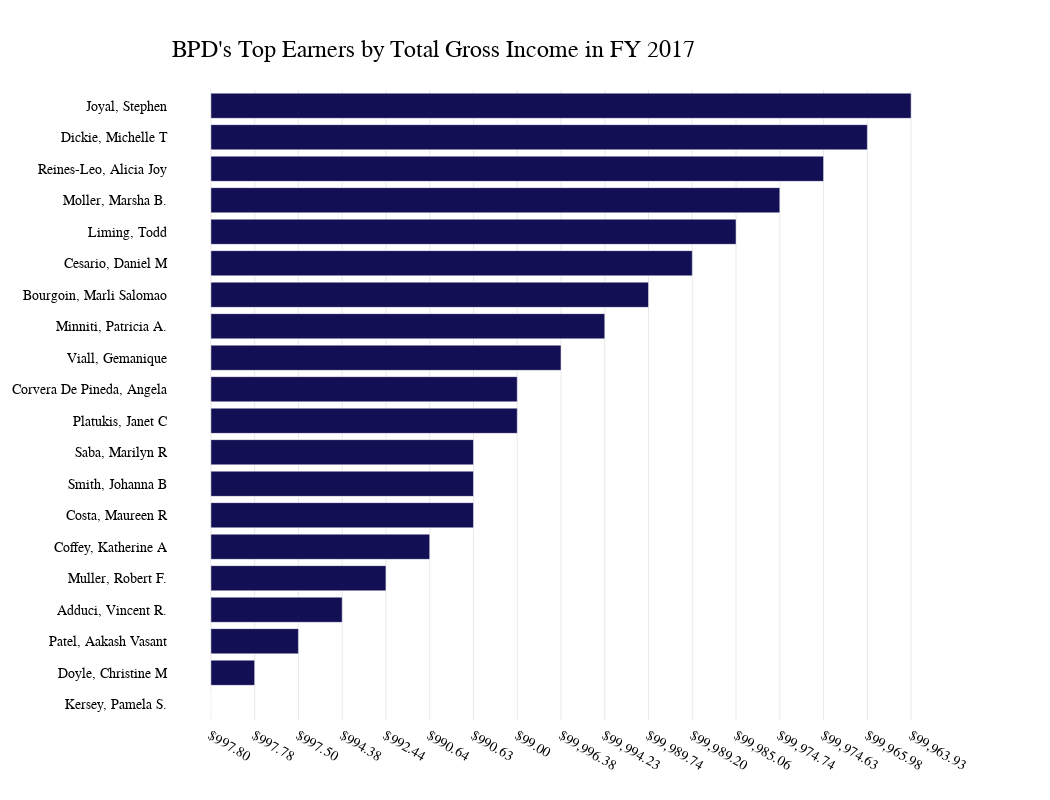

Notebook code for this chart:
### Code cell
# did the above thing but useing plotly

# did the same thing as top18_20 in plotly


fig = px.bar(top17_20, x='TOTAL EARNINGS', y='NAME', color='NAME', orientation='h', title='<b>2017 Top Earners<b>', color_discrete_sequence=['#130F54'])




fig.update_layout(xaxis_title='', yaxis_title='')

#change the bar in a descending order
fig.update_layout(showlegend=False)
fig.update_layout(yaxis={'categoryorder':'total ascending'})

# make the background color to be transparent 
fig.update_xaxes(showgrid=True, gridwidth=0.5, gridcolor='LightGray')

# Aesthetic customizations
fig.update_layout(
    plot_bgcolor='rgba(0,0,0,0)',
    font_family="GT America",
    font_color="black",
    font_size=14,
    xaxis_title=None,
    yaxis_title=None,
    xaxis_tickprefix = '$',
    margin=dict(
        l=100,
        r=100,
        b=80,
        t=90,
        pad=4
    ),
    height=800,
    width=1050
)

# Customize title!
fig.update_layout(
    title=go.layout.Title(
        text="BPD's Top Earners by Total Gross Income in FY 2017",
        xref="paper",
        x=0,
        y=.95,
        font_family="GT America Bold",
        font_size=24
    )
)

fig.show()

### Figure 1 — Plotly figure (JSON) as saved in the notebook; plotly's stock layout.template omitted (floating-point values rounded to 4 significant figures)
{"data": [{"alignmentgroup": "True", "hovertemplate": "NAME=%{y}<br>TOTAL EARNINGS=%{x}<extra></extra>", "legendgroup": "Kersey, Pamela S.", "marker": {"color": "#130F54", "pattern": {"shape": ""}}, "name": "Kersey, Pamela S.", "offsetgroup": "Kersey, Pamela S.", "orientation": "h", "showlegend": true, "textposition": "auto", "type": "bar", "x": ["997.80 "], "xaxis": "x", "y": ["Kersey, Pamela S."], "yaxis": "y"}, {"alignmentgroup": "True", "hovertemplate": "NAME=%{y}<br>TOTAL EARNINGS=%{x}<extra></extra>", "legendgroup": "Doyle, Christine M", "marker": {"color": "#130F54", "pattern": {"shape": ""}}, "name": "Doyle, Christine M", "offsetgroup": "Doyle, Christine M", "orientation": "h", "showlegend": true, "textposition": "auto", "type": "bar", "x": ["997.78 "], "xaxis": "x", "y": ["Doyle, Christine M"], "yaxis": "y"}, {"alignmentgroup": "True", "hovertemplate": "NAME=%{y}<br>TOTAL EARNINGS=%{x}<extra></extra>", "legendgroup": "Patel, Aakash Vasant", "marker": {"color": "#130F54", "pattern": {"shape": ""}}, "name": "Patel, Aakash Vasant", "offsetgroup": "Patel, Aakash Vasant", "orientation": "h", "showlegend": true, "textposition": "auto", "type": "bar", "x": ["997.50 "], "xaxis": "x", "y": ["Patel, Aakash Vasant"], "yaxis": "y"}, {"alignmentgroup": "True", "hovertemplate": "NAME=%{y}<br>TOTAL EARNINGS=%{x}<extra></extra>", "legendgroup": "Adduci, Vincent R.", "marker": {"color": "#130F54", "pattern": {"shape": ""}}, "name": "Adduci, Vincent R.", "offsetgroup": "Adduci, Vincent R.", "orientation": "h", "showlegend": true, "textposition": "auto", "type": "bar", "x": ["994.38 "], "xaxis": "x", "y": ["Adduci, Vincent R."], "yaxis": "y"}, {"alignmentgroup": "True", "hovertemplate": "NAME=%{y}<br>TOTAL EARNINGS=%{x}<extra></extra>", "legendgroup": "Muller, Robert F.", "marker": {"color": "#130F54", "pattern": {"shape": ""}}, "name": "Muller, Robert F.", "offsetgroup": "Muller, Robert F.", "orientation": "h", "showlegend": true, "textposition": "auto", "type": "bar", "x": ["992.44 "], "xaxis": "x", "y": ["Muller, Robert F."], "yaxis": "y"}, {"alignmentgroup": "True", "hovertemplate": "NAME=%{y}<br>TOTAL EARNINGS=%{x}<extra></extra>", "legendgroup": "Coffey, Katherine A", "marker": {"color": "#130F54", "pattern": {"shape": ""}}, "name": "Coffey, Katherine A", "offsetgroup": "Coffey, Katherine A", "orientation": "h", "showlegend": true, "textposition": "auto", "type": "bar", "x": ["990.64 "], "xaxis": "x", "y": ["Coffey, Katherine A"], "yaxis": "y"}, {"alignmentgroup": "True", "hovertemplate": "NAME=%{y}<br>TOTAL EARNINGS=%{x}<extra></extra>", "legendgroup": "Costa, Maureen R", "marker": {"color": "#130F54", "pattern": {"shape": ""}}, "name": "Costa, Maureen R", "offsetgroup": "Costa, Maureen R", "orientation": "h", "showlegend": true, "textposition": "auto", "type": "bar", "x": ["990.63 "], "xaxis": "x", "y": ["Costa, Maureen R"], "yaxis": "y"}, {"alignmentgroup": "True", "hovertemplate": "NAME=%{y}<br>TOTAL EARNINGS=%{x}<extra></extra>", "legendgroup": "Smith, Johanna B", "marker": {"color": "#130F54", "pattern": {"shape": ""}}, "name": "Smith, Johanna B", "offsetgroup": "Smith, Johanna B", "orientation": "h", "showlegend": true, "textposition": "auto", "type": "bar", "x": ["990.63 "], "xaxis": "x", "y": ["Smith, Johanna B"], "yaxis": "y"}, {"alignmentgroup": "True", "hovertemplate": "NAME=%{y}<br>TOTAL EARNINGS=%{x}<extra></extra>", "legendgroup": "Saba, Marilyn R", "marker": {"color": "#130F54", "pattern": {"shape": ""}}, "name": "Saba, Marilyn R", "offsetgroup": "Saba, Marilyn R", "orientation": "h", "showlegend": true, "textposition": "auto", "type": "bar", "x": ["990.63 "], "xaxis": "x", "y": ["Saba, Marilyn R"], "yaxis": "y"}, {"alignmentgroup": "True", "hovertemplate": "NAME=%{y}<br>TOTAL EARNINGS=%{x}<extra></extra>", "legendgroup": "Platukis, Janet C", "marker": {"color": "#130F54", "pattern": {"shape": ""}}, "name": "Platukis, Janet C", "offsetgroup": "Platukis, Janet C", "orientation": "h", "showlegend": true, "textposition": "auto", "type": "bar", "x": ["99.00 "], "xaxis": "x", "y": ["Platukis, Janet C"], "yaxis": "y"}, {"alignmentgroup": "True", "hovertemplate": "NAME=%{y}<br>TOTAL EARNINGS=%{x}<extra></extra>", "legendgroup": "Corvera De Pineda, Angela", "marker": {"color": "#130F54", "pattern": {"shape": ""}}, "name": "Corvera De Pineda, Angela", "offsetgroup": "Corvera De Pineda, Angela", "orientation": "h", "showlegend": true, "textposition": "auto", "type": "bar", "x": ["99.00 "], "xaxis": "x", "y": ["Corvera De Pineda, Angela"], "yaxis": "y"}, {"alignmentgroup": "True", "hovertemplate": "NAME=%{y}<br>TOTAL EARNINGS=%{x}<extra></extra>", "legendgroup": "Viall, Gemanique", "marker": {"color": "#130F54", "pattern": {"shape": ""}}, "name": "Viall, Gemanique", "offsetgroup": "Viall, Gemanique", "orientation": "h", "showlegend": true, "textposition": "auto", "type": "bar", "x": ["99,996.38 "], "xaxis": "x", "y": ["Viall, Gemanique"], "yaxis": "y"}, {"alignmentgroup": "True", "hovertemplate": "NAME=%{y}<br>TOTAL EARNINGS=%{x}<extra></extra>", "legendgroup": "Minniti, Patricia A.", "marker": {"color": "#130F54", "pattern": {"shape": ""}}, "name": "Minniti, Patricia A.", "offsetgroup": "Minniti, Patricia A.", "orientation": "h", "showlegend": true, "textposition": "auto", "type": "bar", "x": ["99,994.23 "], "xaxis": "x", "y": ["Minniti, Patricia A."], "yaxis": "y"}, {"alignmentgroup": "True", "hovertemplate": "NAME=%{y}<br>TOTAL EARNINGS=%{x}<extra></extra>", "legendgroup": "Bourgoin, Marli Salomao", "marker": {"color": "#130F54", "pattern": {"shape": ""}}, "name": "Bourgoin, Marli Salomao", "offsetgroup": "Bourgoin, Marli Salomao", "orientation": "h", "showlegend": true, "textposition": "auto", "type": "bar", "x": ["99,989.74 "], "xaxis": "x", "y": ["Bourgoin, Marli Salomao"], "yaxis": "y"}, {"alignmentgroup": "True", "hovertemplate": "NAME=%{y}<br>TOTAL EARNINGS=%{x}<extra></extra>", "legendgroup": "Cesario, Daniel M", "marker": {"color": "#130F54", "pattern": {"shape": ""}}, "name": "Cesario, Daniel M", "offsetgroup": "Cesario, Daniel M", "orientation": "h", "showlegend": true, "textposition": "auto", "type": "bar", "x": ["99,989.20 "], "xaxis": "x", "y": ["Cesario, Daniel M"], "yaxis": "y"}, {"alignmentgroup": "True", "hovertemplate": "NAME=%{y}<br>TOTAL EARNINGS=%{x}<extra></extra>", "legendgroup": "Liming, Todd", "marker": {"color": "#130F54", "pattern": {"shape": ""}}, "name": "Liming, Todd", "offsetgroup": "Liming, Todd", "orientation": "h", "showlegend": true, "textposition": "auto", "type": "bar", "x": ["99,985.06 "], "xaxis": "x", "y": ["Liming, Todd"], "yaxis": "y"}, {"alignmentgroup": "True", "hovertemplate": "NAME=%{y}<br>TOTAL EARNINGS=%{x}<extra></extra>", "legendgroup": "Moller, Marsha B.", "marker": {"color": "#130F54", "pattern": {"shape": ""}}, "name": "Moller, Marsha B.", "offsetgroup": "Moller, Marsha B.", "orientation": "h", "showlegend": true, "textposition": "auto", "type": "bar", "x": ["99,974.74 "], "xaxis": "x", "y": ["Moller, Marsha B."], "yaxis": "y"}, {"alignmentgroup": "True", "hovertemplate": "NAME=%{y}<br>TOTAL EARNINGS=%{x}<extra></extra>", "legendgroup": "Reines-Leo, Alicia Joy", "marker": {"color": "#130F54", "pattern": {"shape": ""}}, "name": "Reines-Leo, Alicia Joy", "offsetgroup": "Reines-Leo, Alicia Joy", "orientation": "h", "showlegend": true, "textposition": "auto", "type": "bar", "x": ["99,974.63 "], "xaxis": "x", "y": ["Reines-Leo, Alicia Joy"], "yaxis": "y"}, {"alignmentgroup": "True", "hovertemplate": "NAME=%{y}<br>TOTAL EARNINGS=%{x}<extra></extra>", "legendgroup": "Dickie, Michelle T", "marker": {"color": "#130F54", "pattern": {"shape": ""}}, "name": "Dickie, Michelle T", "offsetgroup": "Dickie, Michelle T", "orientation": "h", "showlegend": true, "textposition": "auto", "type": "bar", "x": ["99,965.98 "], "xaxis": "x", "y": ["Dickie, Michelle T"], "yaxis": "y"}, {"alignmentgroup": "True", "hovertemplate": "NAME=%{y}<br>TOTAL EARNINGS=%{x}<extra></extra>", "legendgroup": "Joyal, Stephen", "marker": {"color": "#130F54", "pattern": {"shape": ""}}, "name": "Joyal, Stephen", "offsetgroup": "Joyal, Stephen", "orientation": "h", "showlegend": true, "textposition": "auto", "type": "bar", "x": ["99,963.93 "], "xaxis": "x", "y": ["Joyal, Stephen"], "yaxis": "y"}], "layout": {"barmode": "relative", "font": {"color": "black", "family": "GT America", "size": 14}, "height": 800, "legend": {"title": {"text": "NAME"}, "tracegroupgap": 0}, "margin": {"b": 80, "l": 100, "pad": 4, "r": 100, "t": 90}, "plot_bgcolor": "rgba(0,0,0,0)", "showlegend": false, "title": {"font": {"family": "GT America Bold", "size": 24}, "text": "BPD's Top Earners by Total Gross Income in FY 2017", "x": 0, "xref": "paper", "y": 0.95}, "width": 1050, "xaxis": {"anchor": "y", "domain": [0, 1], "gridcolor": "LightGray", "gridwidth": 0.5, "showgrid": true, "tickprefix": "$", "title": {}}, "yaxis": {"anchor": "x", "categoryarray": ["Joyal, Stephen", "Dickie, Michelle T", "Reines-Leo, Alicia Joy", "Moller, Marsha B.", "Liming, Todd", "Cesario, Daniel M", "Bourgoin, Marli Salomao", "Minniti, Patricia A.", "Viall, Gemanique", "Corvera De Pineda, Angela", "Platukis, Janet C", "Saba, Marilyn R", "Smith, Johanna B", "Costa, Maureen R", "Coffey, Katherine A", "Muller, Robert F.", "Adduci, Vincent R.", "Patel, Aakash Vasant", "Doyle, Christine M", "Kersey, Pamela S."], "categoryorder": "total ascending", "domain": [0, 1], "title": {}}}}
